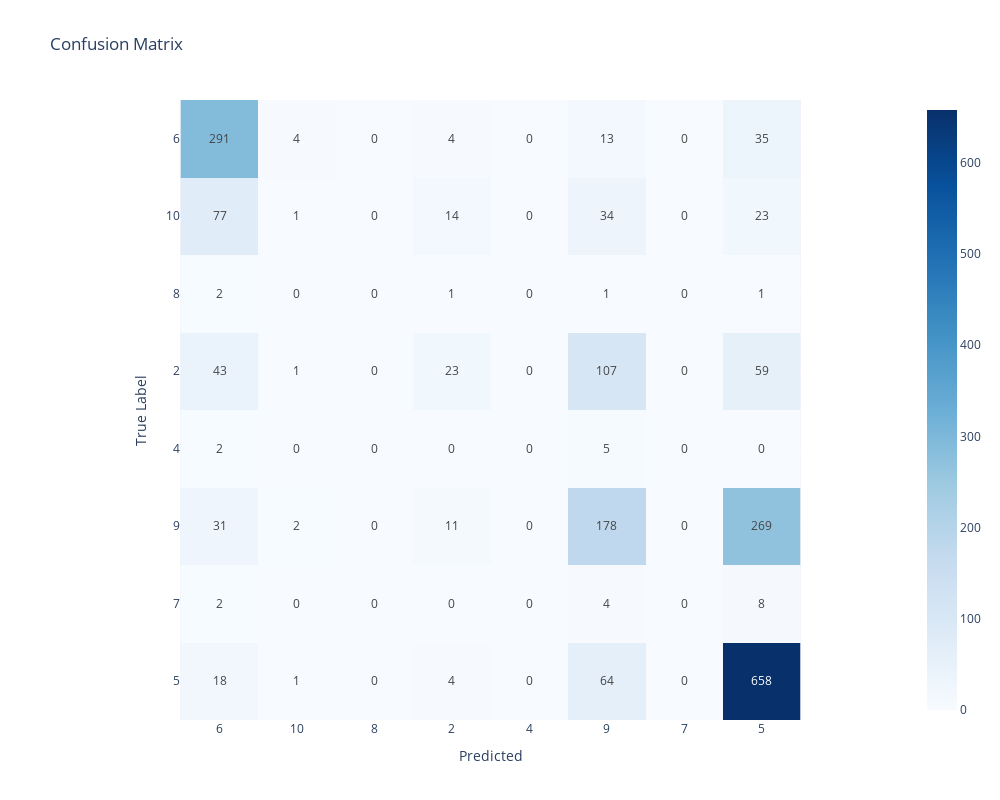

Source (notebook cell):
### Code cell
model_multi_tfidf = Model(X, y, RandomForestClassifier(), TfidfVectorizer())

model_multi_tfidf.fit()

# retrieve the labels from the model because it's possible that some labels are not present in the test set
class_labels = [str(c) for c in model_multi_tfidf.y_test.unique()]
model_multi_tfidf.report(class_labels)

### Figure 1 — Plotly figure (JSON) as saved in the notebook; plotly's stock layout.template omitted (floating-point values rounded to 4 significant figures)
{"data": [{"coloraxis": "coloraxis", "hovertemplate": "Predicted: %{x}<br>True Label: %{y}<br>color: %{z}<extra></extra>", "name": "0", "texttemplate": "%{z}", "type": "heatmap", "x": ["6", "10", "8", "2", "4", "9", "7", "5"], "xaxis": "x", "y": ["6", "10", "8", "2", "4", "9", "7", "5"], "yaxis": "y", "z": [[291, 4, 0, 4, 0, 13, 0, 35], [77, 1, 0, 14, 0, 34, 0, 23], [2, 0, 0, 1, 0, 1, 0, 1], [43, 1, 0, 23, 0, 107, 0, 59], [2, 0, 0, 0, 0, 5, 0, 0], [31, 2, 0, 11, 0, 178, 0, 269], [2, 0, 0, 0, 0, 4, 0, 8], [18, 1, 0, 4, 0, 64, 0, 658]]}], "layout": {"coloraxis": {"colorscale": [[0, "rgb(247,251,255)"], [0.125, "rgb(222,235,247)"], [0.25, "rgb(198,219,239)"], [0.375, "rgb(158,202,225)"], [0.5, "rgb(107,174,214)"], [0.625, "rgb(66,146,198)"], [0.75, "rgb(33,113,181)"], [0.875, "rgb(8,81,156)"], [1, "rgb(8,48,107)"]]}, "height": 800, "title": {"text": "Confusion Matrix"}, "width": 1000, "xaxis": {"anchor": "y", "constrain": "domain", "domain": [0, 1], "scaleanchor": "y", "title": {"text": "Predicted"}}, "yaxis": {"anchor": "x", "autorange": "reversed", "constrain": "domain", "domain": [0, 1], "title": {"text": "True Label"}}}}
